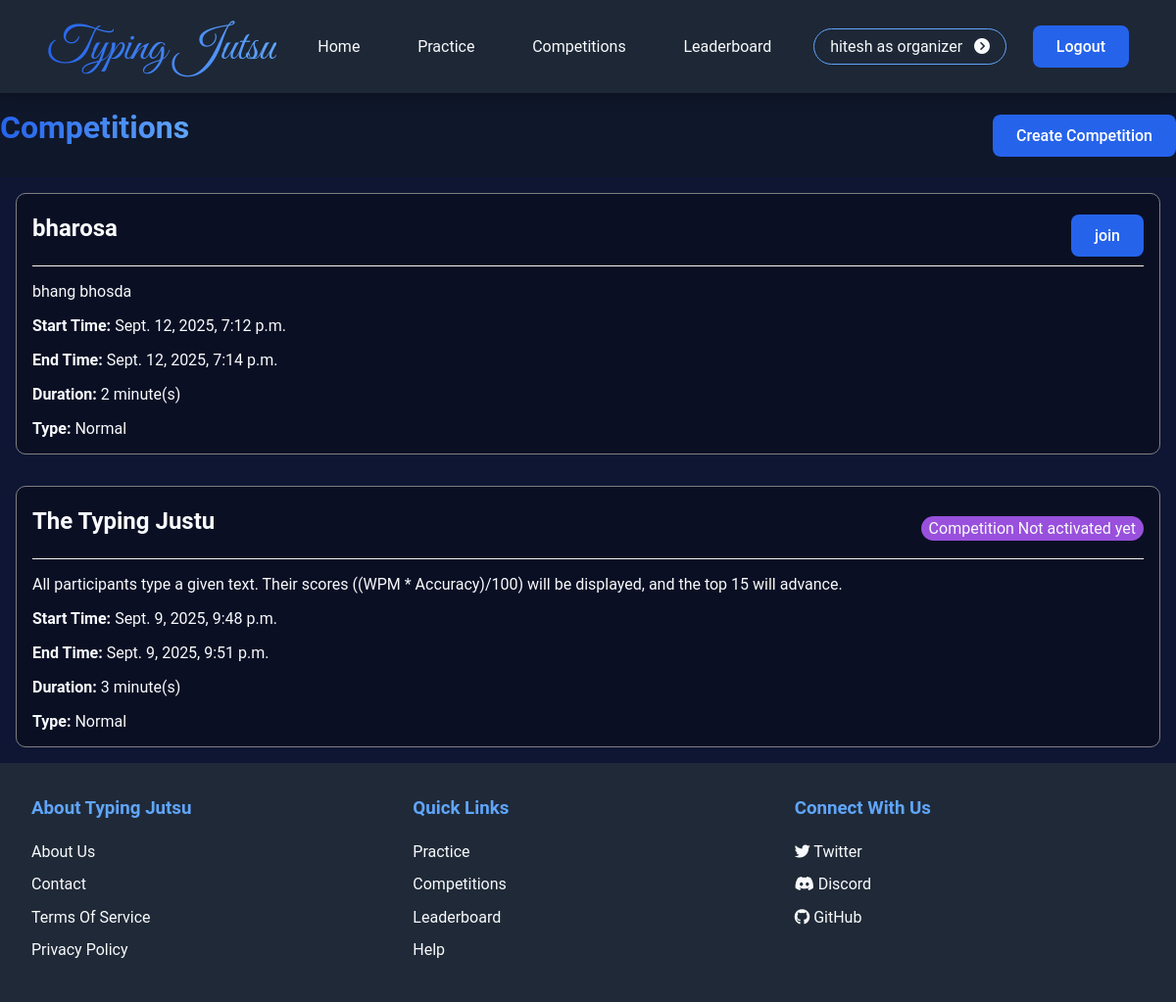
Page /competitions/ (signed in) on the committed database.
### typing_game/models.py (models this page shows, shortened)
class Organizer(models.Model):
    name = models.CharField(max_length=30)
    email = models.EmailField(max_length=40, unique=True)
    mobile_num = models.CharField(max_length=10)
    password = models.CharField(max_length=128)
    class Meta:
        db_table = 'organizers'

class Competition(models.Model):
    title = models.CharField(max_length=200)
    description = models.TextField()
    start_time = models.DateTimeField()
    duration = models.IntegerField(help_text="Duration in minutes", default=3)
    organizer = models.ForeignKey(Organizer, on_delete=models.CASCADE, related_name='competitions')
    participants = models.ManyToManyField(Participant, related_name='competitions', blank=True)
    type = models.CharField(
        max_length=15,
        choices=[('Normal','normal'), ('Reverse','reverse'), ('Jumble-Word','jumble-Word')],
        default=None
    )
    paragraphs = models.JSONField(default=list)
    expired = models.BooleanField(default=False)
    started = models.BooleanField(default=False)
    status = models.CharField(choices=[('waiting','Waiting'),('active','Active'), ( 'ended','Ended')], default='waiting')
    @property
    def end_time(self):
        return self.start_time + timedelta(minutes=self.duration)

### typing_game/views.py (the view)
# urls.py: path('competitions/', views.competitions, name='competitions'),
@login_required
def competitions(request):
    context = get_auth_context(request)
    user_id = context.get('user_id')
    user_role = context.get('user_role')
    profile_user = None
    if user_id and user_role:
        try:
            if user_role == 'participant':
                profile_user = Participant.objects.get(id=user_id)
            elif user_role == 'organizer':
                profile_user = Organizer.objects.get(id=user_id)
        except (Participant.DoesNotExist, Organizer.DoesNotExist):
            request.session.flush() # User in session not in DB, clear it.
    context['competitions'] = Competition.objects.order_by('-start_time')
    context['profile_user'] = profile_user
    return render(request, 'typing_game/competitions.html', context)

### typing_game/views.py (called while the page is built)
def get_auth_context(request):
    user_id = request.session.get('user_id')
    user_role = request.session.get('user_role')
    return {
        'is_authenticated': bool(user_id),
        'user_role': user_role,
        'user_id' : user_id,
    }

### typing_game/templates/typing_game/competitions.html (shortened to what this page needs)
{% extends 'typing_game/base.html' %}
{% block page %}
<div class="page-header">
    <h1>Competitions</h1>
    <a href="{% url 'typing_game:create_competition' %}" class="button">Create Competition</a>
</div>
<div class="competition_list_container">
    {% for competition in competitions %}
        <div class="each_competition">
            <div id="competition_header" class="page-header">
                <h2>{{competition.title}}</h2>
                {% if competition.organizer.id == profile_user.id and user_role == 'organizer' %}
                    <div class="actions">
                        <a href="{% url 'typing_game:edit_competition' competition.id %}" class="button">Edit</a>
                        <a href="{% url 'typing_game:delete_competition' competition.id %}" class="button" onclick="return confirm('Are you sure you want to delete ')">Delete</a>
                        <a href="{% url 'typing_game:activate_competition' competition.id %}" class="button" onclick="return confirm('Are you sure you want to Activate')">Activate</a>
                    </div>
                {% else %}
                    {% if competition.status == 'active' %}
                        <a href="{% url 'typing_game:join_competition' competition.id %}" class="button" onclick="return confirm('Are you sure you want to Join')">join</a>
                    {% elif competition.started %}
                        <span class="button-info">Competition is started</span>
                    {%else%}
                        <span class="button-info">Competition Not activated yet</span>
                    {%endif%}
                {% endif %}
            </div>
            <div class="each_comp_more_detail">
                <p id="description"><strong></strong>{{competition.description}}</p>
                <p><strong>Start Time: </strong>{{competition.start_time}}</p>
                <p><strong>End Time: </strong>{{competition.end_time}}</p>
                <p><strong>Duration: </strong>{{competition.duration}} minute(s)</p>
                <p><strong>Type: </strong>{{competition.type}}</p>
            </div>
        </div>
    {%empty%}
        <h3>No Competitions Available right Now</h3>
    {% endfor %}
</div>
{% endblock %}

### typing_game/templates/typing_game/base.html (shortened to what this page needs)
{% load static %}
<!DOCTYPE html>
<html lang="en">
<head>
    <link rel="stylesheet" href="https://cdnjs.cloudflare.com/ajax/libs/font-awesome/6.4.2/css/all.min.css">
    <link rel="stylesheet" href="{% static 'typing_game/css/global.css' %}">
</head>
<body>
    <nav>
        <ul>
            <li>
                <div class="logoAndText">
                    <h1 id="logoText">Typing Jutsu</h1>
                </div>
            </li>
            <li><a href="{% url 'typing_game:home' %}">Home</a></li>
            <li><a href="{% url 'typing_game:practice' %}">Practice</a></li>
            <li><a href="{% url 'typing_game:competitions' %}">Competitions</a></li>
            <li><a href="{% url 'typing_game:leaderboard' %}">Leaderboard</a></li>
            {% if is_authenticated %}
                <li>
                    <details id="profile">
                        <summary>
                            {{ request.session.user_name }} <i class="fa-solid fa-circle-chevron-right"></i>
                        </summary>
                    </details>
                </li>
                <li><a href="{% url 'typing_game:logout' %}" class="button">Logout</a></li>
            {% else %}
                <li><a href="{% url 'typing_game:login' %}" class="button">Login</a></li>
                <li><a href="{% url 'typing_game:signup' %}" class="button">Sign Up</a></li>
            {% endif %}
        </ul>
    </nav>
    <main>
        {% block page %}{% endblock %}
    </main>
    <footer>
        <div class="footer-content">
            <div class="footer-section">
                <h3>About Typing Jutsu</h3>
                <ul >
                    <li><a href="">About Us</a></li>
                    <li><a href="">Contact</a></li>
                    <li><a href="{% url 'typing_game:terms' %}">Terms Of Service</a></li>
                    <li><a href="{% url 'typing_game:privacy' %}">Privacy Policy</a></li>
                </ul>
            </div>
            <div class="footer-section">
                <h3>Quick Links</h3>
                <ul>
                    <li><a href="{% url 'typing_game:practice' %}">Practice</a></li>
                    <li><a href="{% url 'typing_game:competitions' %}">Competitions</a></li>
                    <li><a href="{% url 'typing_game:leaderboard' %}">Leaderboard</a></li>
                    <li><a href="{% url 'typing_game:help' %}">Help</a></li>
                </ul>
            </div>
            <div class="footer-section">
                <h3>Connect With Us</h3>
                <ul>
                    <li><a href="#"><i class="fab fa-twitter"></i> Twitter</a></li>
                    <li><a href="#"><i class="fab fa-discord"></i> Discord</a></li>
                    <li><a href="#"><i class="fab fa-github"></i> GitHub</a></li>
                </ul>
            </div>
        </div>
    </footer>
</body>
</html>

### typing_game/static/typing_game/css/global.css (style rules this page uses)
* { margin: 0; padding: 0; box-sizing: border-box; font-family: 'Roboto', Tahoma, Geneva, Verdana, sans-serif; }
:root { --primary-color: #2563eb; --secondary-color: #1e40af; --accent-color: #60a5fa; --background-color: #0f172a; --text-color: #f8fafc; --gray-800: #1f2937; --gray-700: #374151; --gray-100: #f3f4f6; }
html,body { width: 100%; height: 100%; }
body { background-color: var(--background-color); color: var(--text-color); min-height: 100vh; display: flex; justify-content: flex-start; align-items: center; flex-direction: column; }
nav { background-color: rgba(31, 41, 55, 0.95); backdrop-filter: blur(10px); padding: 0rem 3rem; width: 100%; box-shadow: 0 2px 15px rgba(0, 0, 0, 0.3); }
nav a { color: var(--text-color); text-decoration: none; padding: 0.5rem 1rem; border-radius: 0.5rem; transition: all 0.3s ease; }
main { flex: 1; max-width: 1200px; width: 100%; }
h1, h2, h3, h4, h5, h6 { font-weight: 600; margin-bottom: 1rem; color: var(--text-color); }
h1 { background: linear-gradient(to right, var(--primary-color), var(--accent-color)); -webkit-background-clip: text; background-clip: text; -webkit-text-fill-color: transparent; }
.button { background-color: var(--primary-color); color: white; padding: 0.75rem 1.5rem; border-radius: 0.5rem; border: none; font-weight: 500; cursor: pointer; transition: all 0.3s ease; text-decoration: none; }
footer { background-color: var(--gray-800); padding: 2rem; margin-top: auto; line-height: 1.6; width: 100%; }
.footer-content { max-width: 1200px; margin: auto; display: grid; grid-template-columns: repeat(auto-fit, minmax(250px, 1fr)); gap: 2rem; }
.footer-section h3 { color: var(--accent-color); margin-bottom: 1rem; }
.footer-section ul { list-style: none; }
.footer-section ul li { margin-bottom: 0.5rem; }
.footer-section a { color: var(--text-color); text-decoration: none; transition: color 0.3s ease; }

### typing_game/templates/typing_game/competitions.html (style rules this page uses)
.page-header { display: flex; justify-content: space-between; align-items: center; margin: 1em 0; }
.button-info { border-radius: 20px; padding: 0.2em 0.5em; background: rgb(153, 80, 221); }

### rows in the picture
Organizer: session.user_name "hitesh as organizer"
Competition: title "bharosa", status "join", description "bhang bhosda", start_time "Sept. 12, 2025, 7:12 p.m.", end_time "Sept. 12, 2025, 7:14 p.m.", duration "2", type "Normal"
Competition: title "The Typing Justu", status "Competition Not activated yet", description "All participants type a given text. Their scores ((WPM * Accuracy)/100) will be displayed, and the top 15 will advance.", start_time "Sept. 9, 2025, 9:48 p.m.", end_time "Sept. 9, 2025, 9:51 p.m.", duration "3", type "Normal"
